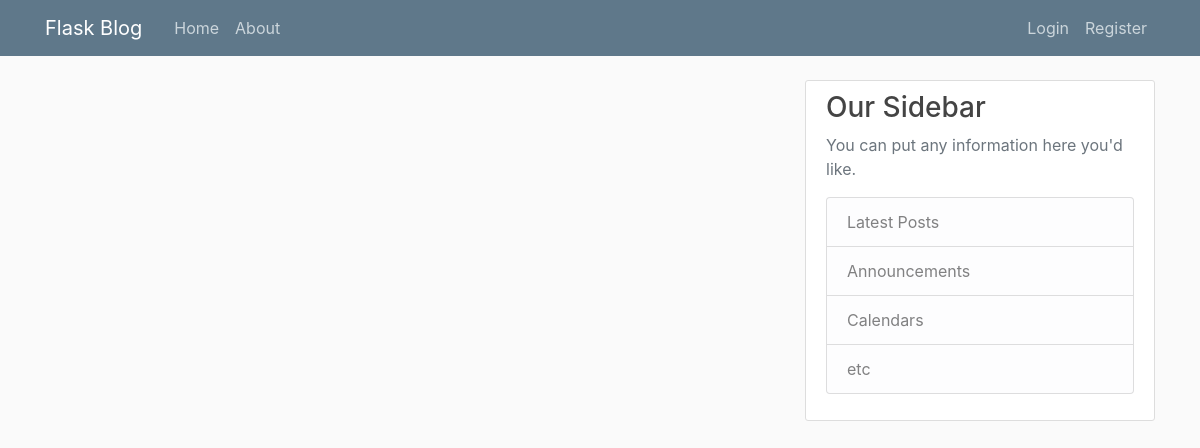
The app's page /home, older data.
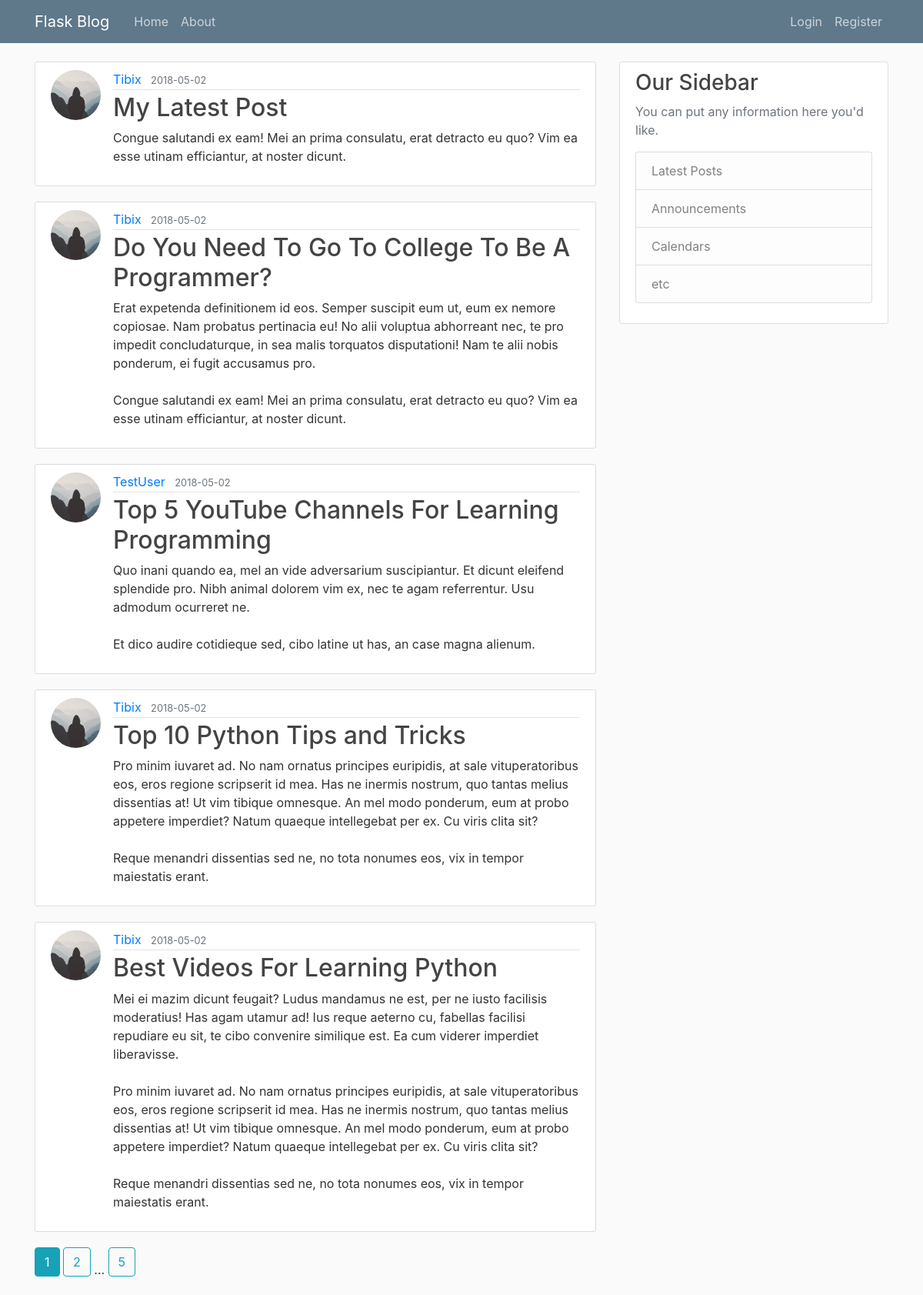
The same page, newer data.
### flaskblog/models.py (models this page shows, shortened)
class Post(db.Model):
    id = db.Column(db.Integer, primary_key=True)
    title = db.Column(db.String(100), nullable=False)
    date_posted = db.Column(db.DateTime, nullable=False, default=datetime.utcnow)
    content = db.Column(db.Text, nullable=False)
    user_id = db.Column(db.Integer, db.ForeignKey('user.id'), nullable=False)

class User(db.Model, UserMixin):
    id = db.Column(db.Integer, primary_key=True)
    username = db.Column(db.String(20), unique=True, nullable=False)
    email = db.Column(db.String(120), unique=True, nullable=False)
    image_file = db.Column(db.String(20), nullable=False, default='default.jpg')
    password = db.Column(db.String(60), nullable=False)
    posts = db.relationship('Post', backref='author', lazy=True)

### flaskblog/main/routes.py (the view)
@main.route("/")
@main.route("/home")
def home():
    page = request.args.get('page', 1, type=int)
    posts = Post.query.order_by(Post.date_posted.desc()).paginate(page=page, per_page=5)
    return render_template('home.html', posts=posts)

### flaskblog/templates/home.html
{% extends "layout.html" %}
{% block content %}
    {% for post in posts.items %}
        <article class="media content-section">
          <img class="rounded-circle article-img" src="{{ url_for('static', filename='profile_pics/' + post.author.image_file) }}">
          <div class="media-body">
            <div class="article-metadata">
              <a class="mr-2" href="{{ url_for('users.user_posts', username=post.author.username) }}">{{ post.author.username }}</a>
              <small class="text-muted">{{ post.date_posted.strftime('%Y-%m-%d') }}</small>
            </div>
            <h2><a class="article-title" href="{{ url_for('posts.post', post_id=post.id) }}">{{ post.title }}</a></h2>
            <p class="article-content">{{ post.content }}</p>
          </div>
        </article>
    {% endfor %}
    {% for page_num in posts.iter_pages(left_edge=1, right_edge=1, left_current=1, right_current=2) %}
      {% if page_num %}
        {% if posts.page == page_num %}
          <a class="btn btn-info mb-4" href="{{ url_for('main.home', page=page_num) }}">{{ page_num }}</a>
        {% else %}
          <a class="btn btn-outline-info mb-4" href="{{ url_for('main.home', page=page_num) }}">{{ page_num }}</a>
        {% endif %}
      {% else %}
        ...
      {% endif %}
    {% endfor %}
{% endblock content %}

### flaskblog/templates/layout.html (shortened to what this page needs)
<!DOCTYPE html>
<html>
<head>
    <link rel="stylesheet" href="https://maxcdn.bootstrapcdn.com/bootstrap/4.0.0/css/bootstrap.min.css">
    <link rel="stylesheet" type="text/css" href="{{ url_for('static', filename='main.css') }}">
</head>
<body>
    <header class="site-header">
      <nav class="navbar navbar-expand-md navbar-dark bg-steel fixed-top">
        <div class="container">
          <a class="navbar-brand mr-4" href="/">Flask Blog</a>
          <div class="collapse navbar-collapse" id="navbarToggle">
            <div class="navbar-nav mr-auto">
              <a class="nav-item nav-link" href="{{ url_for('main.home') }}">Home</a>
              <a class="nav-item nav-link" href="{{ url_for('main.about') }}">About</a>
            </div>
            <div class="navbar-nav">
              {% if current_user.is_authenticated %}
                <a class="nav-item nav-link" href="{{ url_for('posts.new_post') }}">New Post</a>
                <a class="nav-item nav-link" href="{{ url_for('users.account') }}">Account</a>
                <a class="nav-item nav-link" href="{{ url_for('users.logout') }}">Logout</a>
              {% else %}
                <a class="nav-item nav-link" href="{{ url_for('users.login') }}">Login</a>
                <a class="nav-item nav-link" href="{{ url_for('users.register') }}">Register</a>
              {% endif %}
            </div>
          </div>
        </div>
      </nav>
    </header>
    <main role="main" class="container">
      <div class="row">
        <div class="col-md-8">
          {% block content %}{% endblock %}
        </div>
        <div class="col-md-4">
          <div class="content-section">
            <h3>Our Sidebar</h3>
            <p class='text-muted'>You can put any information here you'd like.
              <ul class="list-group">
                <li class="list-group-item list-group-item-light">Latest Posts</li>
                <li class="list-group-item list-group-item-light">Announcements</li>
                <li class="list-group-item list-group-item-light">Calendars</li>
                <li class="list-group-item list-group-item-light">etc</li>
              </ul>
            </p>
          </div>
        </div>
      </div>
    </main>
</body>
</html>

### flaskblog/static/main.css (style rules this page uses)
body { background: #fafafa; color: #333333; margin-top: 5rem; }
h1, h2, h3, h4, h5, h6 { color: #444444; }
.bg-steel { background-color: #5f788a; }
.site-header .navbar-nav .nav-link { color: #cbd5db; }
.content-section { background: #ffffff; padding: 10px 20px; border: 1px solid #dddddd; border-radius: 3px; margin-bottom: 20px; }
.article-title { color: #444444; }
.article-content { white-space: pre-line; }
.article-img { height: 65px; width: 65px; margin-right: 16px; }
.article-metadata { padding-bottom: 1px; margin-bottom: 4px; border-bottom: 1px solid #e3e3e3 }

Row changes from the older to the newer data that the page shows:
added Post: image_file (picture), author.username "Tibix", date_posted "2018-05-02", title "My Latest Post", content "Congue salutandi ex eam! Mei an prima consulatu, erat detracto eu quo? Vim ea esse utinam efficiantur, at noster dicunt."
added Post: image_file (picture), author.username "Tibix", date_posted "2018-05-02", title "Do You Need To Go To College To Be A Programmer?", content "Erat expetenda definitionem id eos. Semper suscipit eum ut, eum ex nemore copiosae. Nam probatus pertinacia eu! No alii voluptua abhorreant nec, te pro impedit concludaturque, in sea malis torquatos disputationi! Nam te alii nobis ponderum, ei fugit accusamus pro. Congue salutandi ex eam! Mei an prima consulatu, erat detracto eu quo? Vim ea esse utinam efficiantur, at noster dicunt."
added Post: image_file (placeholder picture), author.username "TestUser", date_posted "2018-05-02", title "Top 5 YouTube Channels For Learning Programming", content "Quo inani quando ea, mel an vide adversarium suscipiantur. Et dicunt eleifend splendide pro. Nibh animal dolorem vim ex, nec te agam referrentur. Usu admodum ocurreret ne. Et dico audire cotidieque sed, cibo latine ut has, an case magna alienum."
added Post: image_file (picture), author.username "Tibix", date_posted "2018-05-02", title "Top 10 Python Tips and Tricks", content "Pro minim iuvaret ad. No nam ornatus principes euripidis, at sale vituperatoribus eos, eros regione scripserit id mea. Has ne inermis nostrum, quo tantas melius dissentias at! Ut vim tibique omnesque. An mel modo ponderum, eum at probo appetere imperdiet? Natum quaeque intellegebat per ex. Cu viris clita sit? Reque menandri dissentias sed ne, no tota nonumes eos, vix in tempor maiestatis erant."
added Post: image_file (picture), author.username "Tibix", date_posted "2018-05-02", title "Best Videos For Learning Python", content "Mei ei mazim dicunt feugait? Ludus mandamus ne est, per ne iusto facilisis moderatius! Has agam utamur ad! Ius reque aeterno cu, fabellas facilisi repudiare eu sit, te cibo convenire similique est. Ea cum viderer imperdiet liberavisse. Pro minim iuvaret ad. No nam ornatus principes euripidis, at sale vituperatoribus eos, eros regione scripserit id mea. Has ne inermis nostrum, quo tantas melius dissentias at! Ut vim tibique omnesque. An mel modo ponderum, eum at probo appetere imperdiet? Natum quaeque intellegebat per ex. Cu viris clita sit? Reque menandri dissentias sed ne, no tota nonumes eos, vix in tempor maiestatis erant."
Text that changed along with them:
new list line: "1"
new list line: "2"
new list line: "5"
